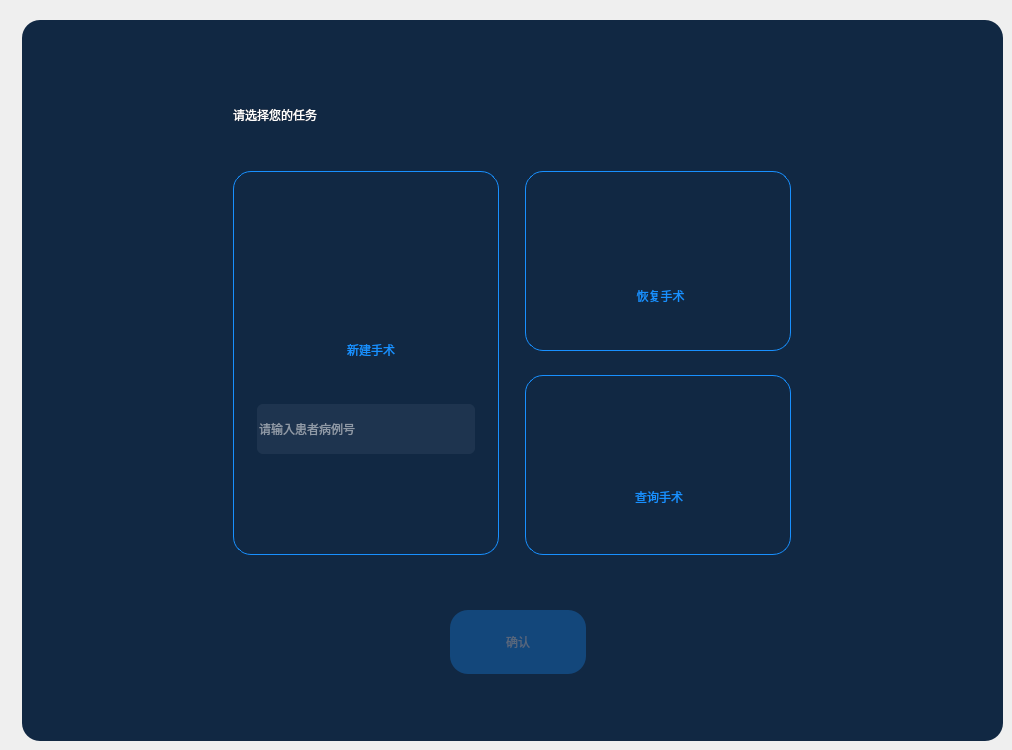
      <widget class="QWidget" name="page_choose">
       <widget class="QLabel" name="label_6">
        <property name="geometry">
         <rect>
          <x>22</x>
          <y>20</y>
          <width>981</width>
          <height>721</height>
         </rect>
        </property>
        <property name="styleSheet">
         <string notr="true">background-color:rgb(17, 40, 67);
border-radius: 18px; 
border-color:rgb(17,40,67);</string>
        </property>
        <property name="text">
         <string/>
        </property>
       </widget>
       <widget class="QLabel" name="label_7">
        <property name="geometry">
         <rect>
          <x>233</x>
          <y>98</y>
          <width>168</width>
          <height>33</height>
         </rect>
        </property>
        <property name="styleSheet">
         <string notr="true">background-color:rgb(17, 40, 67);
font: 24px&quot;PingFang SC&quot;;
color: rgb(255, 255, 255);</string>
        </property>
        <property name="text">
         <string>请选择您的任务</string>
        </property>
       </widget>
       <widget class="QLabel" name="label_11">
        <property name="geometry">
         <rect>
          <x>233</x>
          <y>171</y>
          <width>266</width>
          <height>384</height>
         </rect>
        </property>
        <property name="styleSheet">
         <string notr="true">background-color:rgb(17, 40, 67);
border-radius: 18px; 
border:0.5px solid rgba(24,144,255,1);
</string>
        </property>
        <property name="text">
         <string/>
        </property>
       </widget>
       <widget class="QLabel" name="label_9">
        <property name="geometry">
         <rect>
          <x>346</x>
          <y>271</y>
          <width>40</width>
          <height>40</height>
         </rect>
        </property>
        <property name="styleSheet">
         <string notr="true">background-color:rgb(17, 40, 67);
image: url(:/ic_新建手术.png);</string>
        </property>
        <property name="text">
         <string/>
        </property>
       </widget>
       <widget class="QLabel" name="label_new">
        <property name="geometry">
         <rect>
          <x>310</x>
          <y>336</y>
          <width>122</width>
          <height>28</height>
         </rect>
        </property>
        <property name="styleSheet">
         <string notr="true">background-color:rgb(17, 40, 67);
font: 28px&quot;Ubuntu&quot;;
color:rgba(24,144,255,1);</string>
        </property>
        <property name="text">
         <string>新建手术</string>
        </property>
        <property name="alignment">
         <set>Qt::AlignCenter</set>
        </property>
       </widget>
       <widget class="QLineEdit" name="lineEdit">
        <property name="enabled">
         <bool>false</bool>
        </property>
        <property name="geometry">
         <rect>
          <x>257</x>
          <y>404</y>
          <width>218</width>
          <height>50</height>
         </rect>
        </property>
        <property name="styleSheet">
         <string notr="true">background-color: rgba(30,52,79,1);
border-radius: 6px; 
color: rgb(255, 255, 255);


</string>
        </property>
        <property name="text">
         <string/>
        </property>
        <property name="placeholderText">
         <string>请输入患者病例号</string>
        </property>
       </widget>
       <widget class="QPushButton" name="pushButton_sure">
        <property name="enabled">
         <bool>false</bool>
        </property>
        <property name="geometry">
         <rect>
          <x>450</x>
          <y>610</y>
          <width>136</width>
          <height>64</height>
         </rect>
        </property>
        <property name="styleSheet">
         <string notr="true">QPushButton
{
	background-color: rgb(19, 71, 123);
	color: rgb(87, 103, 123);
	font: 18px&quot;Ubuntu&quot;;
	border-radius: 18px; 
}
QPushButton:pressed
{
	color: rgb(255, 255, 255);
	background-color: rgba(14,132,240,1);
	padding-left:1px;
	padding-top:1px;
}



</string>
        </property>
        <property name="text">
         <string>确认</string>
        </property>
       </widget>
       <widget class="QLabel" name="label_inquire">
        <property name="geometry">
         <rect>
          <x>603</x>
          <y>483</y>
          <width>112</width>
          <height>28</height>
         </rect>
        </property>
        <property name="styleSheet">
         <string notr="true">background-color:rgb(17, 40, 67);
font: 28px &quot;PingFang SC&quot;;
color:rgba(24,144,255,1);</string>
        </property>
        <property name="text">
         <string>查询手术</string>
        </property>
        <property name="alignment">
         <set>Qt::AlignCenter</set>
        </property>
       </widget>
       <widget class="QLabel" name="label_15">
        <property name="geometry">
         <rect>
          <x>639</x>
          <y>214</y>
          <width>40</width>
          <height>40</height>
         </rect>
        </property>
        <property name="styleSheet">
         <string notr="true">background-color:rgb(17, 40, 67);
image: url(:/ic_恢复.png);</string>
        </property>
        <property name="text">
         <string/>
        </property>
       </widget>
       <widget class="QLabel" name="label_10">
        <property name="geometry">
         <rect>
          <x>525</x>
          <y>171</y>
          <width>266</width>
          <height>180</height>
         </rect>
        </property>
        <property name="styleSheet">
         <string notr="true">background-color:rgb(17, 40, 67);
border-radius: 18px; 
border:0.5px solid rgba(24,144,255,1);
</string>
        </property>
        <property name="text">
         <string/>
        </property>
       </widget>
       <widget class="QLabel" name="label_12">
        <property name="geometry">
         <rect>
          <x>525</x>
          <y>375</y>
          <width>266</width>
          <height>180</height>
         </rect>
        </property>
        <property name="styleSheet">
         <string notr="true">background-color:rgb(17, 40, 67);
border-radius: 18px; 
border:0.5px solid rgba(24,144,255,1);
</string>
        </property>
        <property name="text">
         <string/>
        </property>
       </widget>
       <widget class="QLabel" name="label_13">
        <property name="geometry">
         <rect>
          <x>639</x>
          <y>418</y>
          <width>40</width>
          <height>40</height>
         </rect>
        </property>
        <property name="styleSheet">
         <string notr="true">background-color:rgb(17, 40, 67);
image: url(:/ic_查询.png);</string>
        </property>
        <property name="text">
         <string/>
        </property>
       </widget>
       <widget class="QLabel" name="label_recover">
        <property name="geometry">
         <rect>
          <x>590</x>
          <y>270</y>
          <width>141</width>
          <height>51</height>
         </rect>
        </property>
        <property name="styleSheet">
         <string notr="true">background-color:rgb(17, 40, 67);
font: 28px&quot;PingFang SC&quot;;
color:rgba(24,144,255,1);</string>
        </property>
        <property name="text">
         <string>恢复手术</string>
        </property>
        <property name="alignment">
         <set>Qt::AlignCenter</set>
        </property>
       </widget>
       <widget class="QPushButton" name="pushButton_new">
        <property name="geometry">
         <rect>
          <x>453</x>
          <y>190</y>
          <width>27</width>
          <height>27</height>
         </rect>
        </property>
        <property name="styleSheet">
         <string notr="true">QPushButton{
background-color:rgb(17, 40, 67);
image: url(:/ic_选择.png);
border-radius: 18px; 
border-color:rgb(17,40,67);
}
QPushButton:checked{
image: url(:/ic_选中.png);
}
</string>
        </property>
        <property name="text">
         <string/>
        </property>
        <property name="checkable">
         <bool>true</bool>
        </property>
        <attribute name="buttonGroup">
         <string notr="true">buttonGroup_2</string>
        </attribute>
       </widget>
       <widget class="QPushButton" name="pushButton_recover">
        <property name="geometry">
         <rect>
          <x>745</x>
          <y>190</y>
          <width>27</width>
          <height>27</height>
         </rect>
        </property>
        <property name="styleSheet">
         <string notr="true">QPushButton{
background-color:rgb(17, 40, 67);
image: url(:/ic_选择.png);
border-radius: 18px; 
border-color:rgb(17,40,67);
}
QPushButton:checked{
image: url(:/ic_选中.png);
}</string>
        </property>
        <property name="text">
         <string/>
        </property>
        <property name="checkable">
         <bool>true</bool>
        </property>
        <attribute name="buttonGroup">
         <string notr="true">buttonGroup_2</string>
        </attribute>
       </widget>
       <widget class="QPushButton" name="pushButton_inquire">
        <property name="geometry">
         <rect>
          <x>746</x>
          <y>395</y>
          <width>27</width>
          <height>27</height>
         </rect>
        </property>
        <property name="styleSheet">
         <string notr="true">QPushButton{
background-color:rgb(17, 40, 67);
image: url(:/ic_选择.png);
border-radius: 18px; 
border-color:rgb(17,40,67);
}
QPushButton:checked{
image: url(:/ic_选中.png);
}</string>
        </property>
        <property name="text">
         <string/>
        </property>
        <property name="checkable">
         <bool>true</bool>
        </property>
        <attribute name="buttonGroup">
         <string notr="true">buttonGroup_2</string>
        </attribute>
       </widget>
       <zorder>label_6</zorder>
       <zorder>label_7</zorder>
       <zorder>label_11</zorder>
       <zorder>label_9</zorder>
       <zorder>label_new</zorder>
       <zorder>lineEdit</zorder>
       <zorder>pushButton_sure</zorder>
       <zorder>label_10</zorder>
       <zorder>label_15</zorder>
       <zorder>label_recover</zorder>
       <zorder>pushButton_new</zorder>
       <zorder>pushButton_recover</zorder>
       <zorder>label_12</zorder>
       <zorder>label_13</zorder>
       <zorder>label_inquire</zorder>
       <zorder>pushButton_inquire</zorder>
      </widget>
